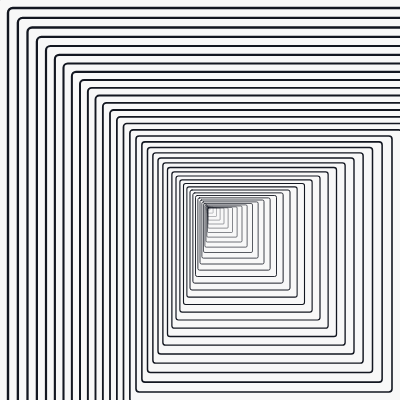
Frame 1 (no input)
Frame 60 (no input): identical to frame 1, image omitted
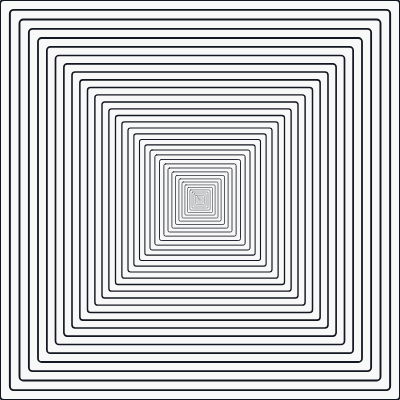
Frame 120 (the mouse pressed at the canvas centre since frame 60)

The p5.js sketch that drew these frames (run headless with seeded random() and noise() and a simulated clock; from frame 60 on, the mouse is pressed at the canvas centre):

// p5.js sketch
// ── sketch.js
function setup() {
  createCanvas(400, 400);
  background('#f8f8f8');
  rectMode(CENTER);
  noFill();
  stroke('#131721');
}

// let d = 10;
function draw() {
  background('#f8f8f8');
  let parallaxScaler = 2;
  let depthAmt = 50;
  for (let i = 0; i < depthAmt; i++) {
    let mX = map(mouseX, 0, width, i * parallaxScaler, -i * parallaxScaler);
    let mY = map(mouseY, 0, height, i * parallaxScaler, -i * parallaxScaler);
    strokeWeight(i / 20);
    rect((width / 2) + mX, (height / 2) + mY, i * (i / 4), i * (i / 4), (i / 10));
  }
}
